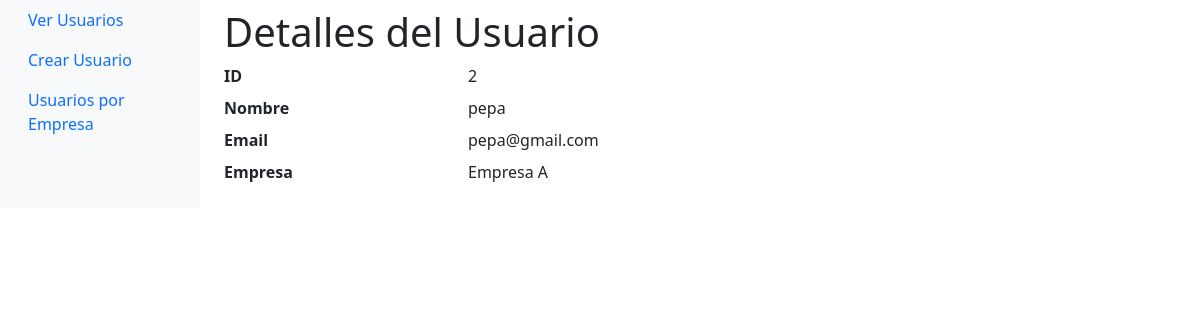
Before: /usuarios/2/ver with the older database file.
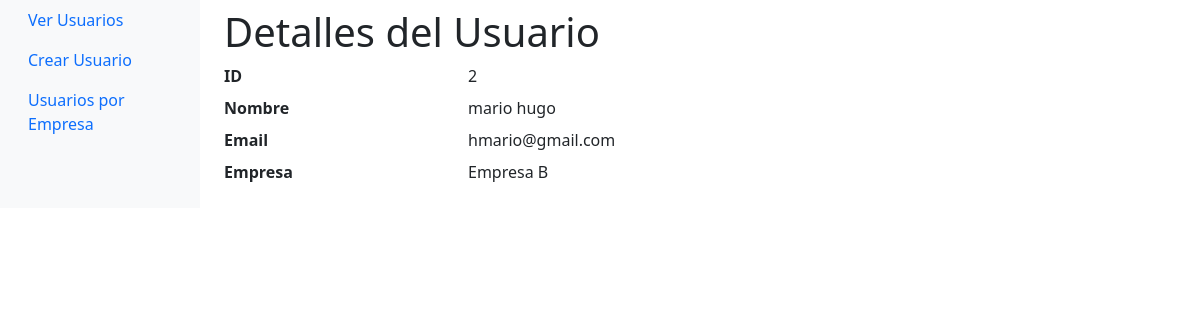
After: the same page with the newer database file.
### api/models.py (models this page shows)
class Usuario(Base):
    __tablename__ = "usuarios"
    id = Column(Integer, primary_key=True, index=True)
    id_fk_empresa = Column(Integer, ForeignKey("empresas.id"))
    nombre = Column(String)
    email = Column(String)
    empresa = relationship("Empresa", back_populates="usuarios")

class Empresa(Base):
    __tablename__ = "empresas"
    id = Column(Integer, primary_key=True, index=True)
    nombre = Column(String)
    usuarios = relationship("Usuario", back_populates="empresa", cascade="all, delete-orphan", single_parent=True)

### api/main.py (the view)
@app.get("/usuarios/{usuario_id}/ver", response_class=HTMLResponse)
def ver_usuario(request: Request, usuario_id: int, db: Session = Depends(database.get_db)):
    usuario_con_empresa = crud.obtener_usuario_con_empresa(db, usuario_id)
    if usuario_con_empresa is None:
        raise HTTPException(status_code=404, detail="Usuario no encontrado")
    usuario, empresa = usuario_con_empresa
    return templates.TemplateResponse("details.html", {"request": request, "usuario": usuario, "empresa": empresa})

### api/templates/details.html (shortened to what this page needs)
<!DOCTYPE html>
<html lang="en">
<head>
    <link href="https://cdn.jsdelivr.net/npm/bootstrap@5.3.2/dist/css/bootstrap.min.css" rel="stylesheet">
</head>
<body>
    <div class="container-fluid">
        <div class="row">
            <nav id="sidebar" class="col-md-3 col-lg-2 d-md-block bg-light sidebar">
                <div class="position-sticky">
                    <div class="position-sticky">
                        <ul class="nav flex-column">
                            <li class="nav-item">
                                <a class="nav-link active" href="/">Ver Usuarios</a>
                            </li>
                            <li class="nav-item">
                                <a class="nav-link" href="/usuarios/create">Crear Usuario</a>
                            </li>
                            <li class="nav-item">
                                <a class="nav-link" href="/empresas/usuarios">Usuarios por Empresa</a>
                            </li>
                        </ul>
                    </div>
                </div>
            </nav>
            <main class="col-md-9 ms-sm-auto col-lg-10 px-md-4">
                <h1 class="mt-2">Detalles del Usuario</h1>
                <dl class="row">
                    <dt class="col-sm-3">ID</dt>
                    <dd class="col-sm-9">{{ usuario.id }}</dd>
                    <dt class="col-sm-3">Nombre</dt>
                    <dd class="col-sm-9">{{ usuario.nombre }}</dd>
                    <dt class="col-sm-3">Email</dt>
                    <dd class="col-sm-9">{{ usuario.email }}</dd>
                    <dt class="col-sm-3">Empresa</dt>
                    <dd class="col-sm-9">{{ empresa.nombre }}</dd>
                </dl>
            </main>
        </div>
    </div>
</body>
</html>

Changed rows visible on the page:
no longer on this page (row edited): Empresa: nombre "Empresa A"
changed Usuario id 2: nombre "pepa" → "mario hugo"; email "pepa@gmail.com" → "hmario@gmail.com"
now on this page (row unchanged): Empresa: nombre "Empresa B"
